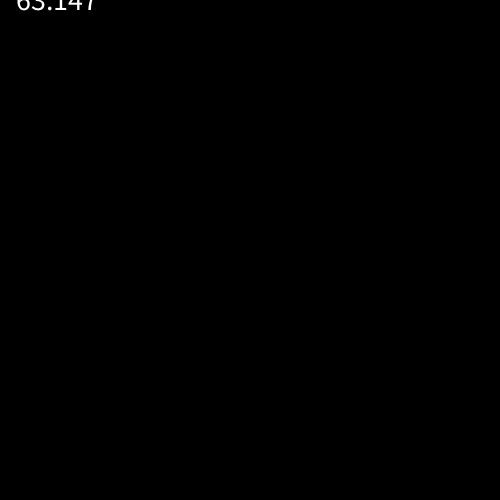
Frame 1 (no input)
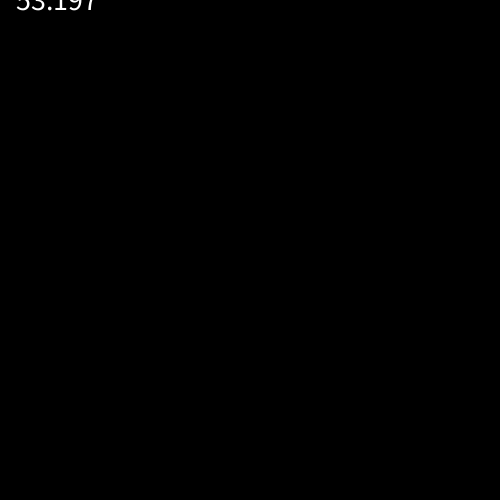
Frame 60 (the mouse pressed at the canvas centre just before this capture)
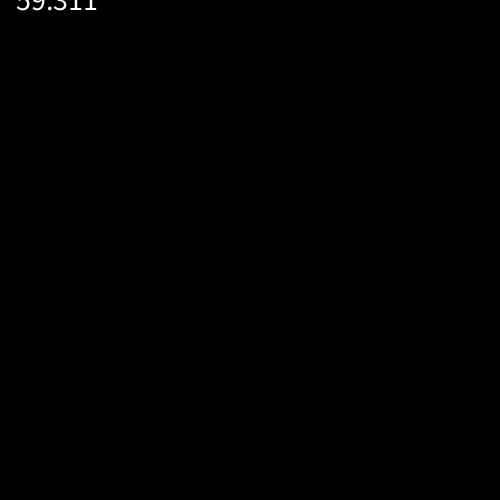
Frame 120 (the mouse held since frame 60 and released just before this capture)

The Processing sketch that drew these frames (run headless with seeded random() and noise(); from frame 60 on, the mouse is pressed at the canvas centre):

// Processing sketch: processing_92278
// ── processing_92278.pde

ArrayList <ball> list = new ArrayList <ball> ();
void setup() {
  size(500, 500);
}
void draw() {
  background(0);
  for(int i = 0; i < list.size(); i++) {
    list.get(i).drawball();
    if(list.get(i).s - 5 < 4 && list.get(i).get) {
      list.remove(i);
    }
  }
  textSize(30);
  text(frameRate, 10, 10);
}
void mouseClicked() {
  list.add(new ball(mouseX, mouseY, random(20, 50), PI));
}
class ball {
  float x, y, s, ix, iy, d;
  boolean get;
  ball(float ixv, float iyv, float sv, float dv) {
    ix=ixv;
    iy=iyv;
    s=sv;
    x=ix;
    y=iy;
    d=dv;
  }
  void drawball() {
    ellipse(x, y, s, s);
    x+=sin(d)*3;
    y+=cos(d)*3;
    fill(random(255), random(255), random(255));
    get = dist(ix, iy, x, y) > 50;
    if(get && s-random(0.25, 1) > 0) {
      list.add(new ball(x, y, s-10, random(TWO_PI)));
      s-=random(0.5, 1);
    }
  }
}
